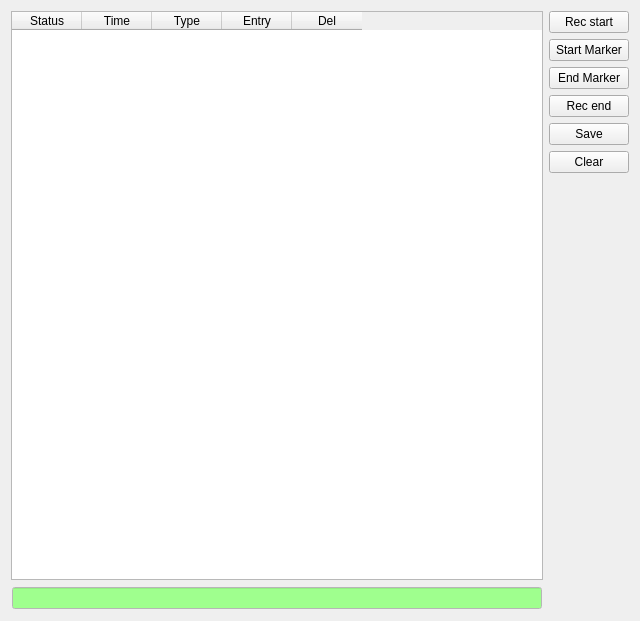
<?xml version="1.0" encoding="UTF-8"?>
<ui version="4.0">
 <class>LogWidgetBasic</class>
 <widget class="QWidget" name="LogWidgetBasic">
  <property name="geometry">
   <rect>
    <x>0</x>
    <y>0</y>
    <width>640</width>
    <height>621</height>
   </rect>
  </property>
  <property name="windowTitle">
   <string>Form</string>
  </property>
  <layout class="QHBoxLayout" name="horizontalLayout_2" stretch="1,0">
   <item>
    <layout class="QVBoxLayout" name="logVLayout">
     <item>
      <widget class="QTableWidget" name="log">
       <property name="sortingEnabled">
        <bool>false</bool>
       </property>
       <attribute name="horizontalHeaderCascadingSectionResizes">
        <bool>true</bool>
       </attribute>
       <attribute name="horizontalHeaderDefaultSectionSize">
        <number>70</number>
       </attribute>
       <attribute name="horizontalHeaderMinimumSectionSize">
        <number>40</number>
       </attribute>
       <attribute name="horizontalHeaderShowSortIndicator" stdset="0">
        <bool>false</bool>
       </attribute>
       <attribute name="horizontalHeaderStretchLastSection">
        <bool>false</bool>
       </attribute>
       <attribute name="verticalHeaderVisible">
        <bool>false</bool>
       </attribute>
       <attribute name="verticalHeaderStretchLastSection">
        <bool>false</bool>
       </attribute>
       <attribute name="verticalHeaderVisible">
        <bool>false</bool>
       </attribute>
       <attribute name="horizontalHeaderShowSortIndicator" stdset="0">
        <bool>false</bool>
       </attribute>
       <attribute name="horizontalHeaderStretchLastSection">
        <bool>false</bool>
       </attribute>
       <attribute name="horizontalHeaderCascadingSectionResizes">
        <bool>true</bool>
       </attribute>
       <attribute name="horizontalHeaderMinimumSectionSize">
        <number>40</number>
       </attribute>
       <attribute name="verticalHeaderStretchLastSection">
        <bool>false</bool>
       </attribute>
       <attribute name="horizontalHeaderDefaultSectionSize">
        <number>70</number>
       </attribute>
       <column>
        <property name="text">
         <string>Status</string>
        </property>
       </column>
       <column>
        <property name="text">
         <string>Time</string>
        </property>
       </column>
       <column>
        <property name="text">
         <string>Type</string>
        </property>
       </column>
       <column>
        <property name="text">
         <string>Entry</string>
        </property>
       </column>
       <column>
        <property name="text">
         <string>Del</string>
        </property>
       </column>
      </widget>
     </item>
     <item>
      <layout class="QHBoxLayout" name="horizontalLayout">
       <property name="margin">
        <number>1</number>
       </property>
       <item>
        <widget class="QLineEdit" name="entryLine">
         <property name="palette">
          <palette>
           <active>
            <colorrole role="WindowText">
             <brush brushstyle="SolidPattern">
              <color alpha="255">
               <red>0</red>
               <green>0</green>
               <blue>0</blue>
              </color>
             </brush>
            </colorrole>
            <colorrole role="Button">
             <brush brushstyle="SolidPattern">
              <color alpha="255">
               <red>255</red>
               <green>255</green>
               <blue>255</blue>
              </color>
             </brush>
            </colorrole>
            <colorrole role="Light">
             <brush brushstyle="SolidPattern">
              <color alpha="255">
               <red>255</red>
               <green>255</green>
               <blue>255</blue>
              </color>
             </brush>
            </colorrole>
            <colorrole role="Midlight">
             <brush brushstyle="SolidPattern">
              <color alpha="255">
               <red>255</red>
               <green>255</green>
               <blue>255</blue>
              </color>
             </brush>
            </colorrole>
            <colorrole role="Dark">
             <brush brushstyle="SolidPattern">
              <color alpha="255">
               <red>127</red>
               <green>127</green>
               <blue>127</blue>
              </color>
             </brush>
            </colorrole>
            <colorrole role="Mid">
             <brush brushstyle="SolidPattern">
              <color alpha="255">
               <red>170</red>
               <green>170</green>
               <blue>170</blue>
              </color>
             </brush>
            </colorrole>
            <colorrole role="Text">
             <brush brushstyle="SolidPattern">
              <color alpha="255">
               <red>0</red>
               <green>0</green>
               <blue>0</blue>
              </color>
             </brush>
            </colorrole>
            <colorrole role="BrightText">
             <brush brushstyle="SolidPattern">
              <color alpha="255">
               <red>255</red>
               <green>255</green>
               <blue>255</blue>
              </color>
             </brush>
            </colorrole>
            <colorrole role="ButtonText">
             <brush brushstyle="SolidPattern">
              <color alpha="255">
               <red>0</red>
               <green>0</green>
               <blue>0</blue>
              </color>
             </brush>
            </colorrole>
            <colorrole role="Base">
             <brush brushstyle="SolidPattern">
              <color alpha="255">
               <red>159</red>
               <green>255</green>
               <blue>142</blue>
              </color>
             </brush>
            </colorrole>
            <colorrole role="Window">
             <brush brushstyle="SolidPattern">
              <color alpha="255">
               <red>255</red>
               <green>255</green>
               <blue>255</blue>
              </color>
             </brush>
            </colorrole>
            <colorrole role="Shadow">
             <brush brushstyle="SolidPattern">
              <color alpha="255">
               <red>0</red>
               <green>0</green>
               <blue>0</blue>
              </color>
             </brush>
            </colorrole>
            <colorrole role="AlternateBase">
             <brush brushstyle="SolidPattern">
              <color alpha="255">
               <red>255</red>
               <green>255</green>
               <blue>255</blue>
              </color>
             </brush>
            </colorrole>
            <colorrole role="ToolTipBase">
             <brush brushstyle="SolidPattern">
              <color alpha="255">
               <red>255</red>
               <green>255</green>
               <blue>220</blue>
              </color>
             </brush>
            </colorrole>
            <colorrole role="ToolTipText">
             <brush brushstyle="SolidPattern">
              <color alpha="255">
               <red>0</red>
               <green>0</green>
               <blue>0</blue>
              </color>
             </brush>
            </colorrole>
           </active>
           <inactive>
            <colorrole role="WindowText">
             <brush brushstyle="SolidPattern">
              <color alpha="255">
               <red>0</red>
               <green>0</green>
               <blue>0</blue>
              </color>
             </brush>
            </colorrole>
            <colorrole role="Button">
             <brush brushstyle="SolidPattern">
              <color alpha="255">
               <red>255</red>
               <green>255</green>
               <blue>255</blue>
              </color>
             </brush>
            </colorrole>
            <colorrole role="Light">
             <brush brushstyle="SolidPattern">
              <color alpha="255">
               <red>255</red>
               <green>255</green>
               <blue>255</blue>
              </color>
             </brush>
            </colorrole>
            <colorrole role="Midlight">
             <brush brushstyle="SolidPattern">
              <color alpha="255">
               <red>255</red>
               <green>255</green>
               <blue>255</blue>
              </color>
             </brush>
            </colorrole>
            <colorrole role="Dark">
             <brush brushstyle="SolidPattern">
              <color alpha="255">
               <red>127</red>
               <green>127</green>
               <blue>127</blue>
              </color>
             </brush>
            </colorrole>
            <colorrole role="Mid">
             <brush brushstyle="SolidPattern">
              <color alpha="255">
               <red>170</red>
               <green>170</green>
               <blue>170</blue>
              </color>
             </brush>
            </colorrole>
            <colorrole role="Text">
             <brush brushstyle="SolidPattern">
              <color alpha="255">
               <red>0</red>
               <green>0</green>
               <blue>0</blue>
              </color>
             </brush>
            </colorrole>
            <colorrole role="BrightText">
             <brush brushstyle="SolidPattern">
              <color alpha="255">
               <red>255</red>
               <green>255</green>
               <blue>255</blue>
              </color>
             </brush>
            </colorrole>
            <colorrole role="ButtonText">
             <brush brushstyle="SolidPattern">
              <color alpha="255">
               <red>0</red>
               <green>0</green>
               <blue>0</blue>
              </color>
             </brush>
            </colorrole>
            <colorrole role="Base">
             <brush brushstyle="SolidPattern">
              <color alpha="255">
               <red>159</red>
               <green>255</green>
               <blue>142</blue>
              </color>
             </brush>
            </colorrole>
            <colorrole role="Window">
             <brush brushstyle="SolidPattern">
              <color alpha="255">
               <red>255</red>
               <green>255</green>
               <blue>255</blue>
              </color>
             </brush>
            </colorrole>
            <colorrole role="Shadow">
             <brush brushstyle="SolidPattern">
              <color alpha="255">
               <red>0</red>
               <green>0</green>
               <blue>0</blue>
              </color>
             </brush>
            </colorrole>
            <colorrole role="AlternateBase">
             <brush brushstyle="SolidPattern">
              <color alpha="255">
               <red>255</red>
               <green>255</green>
               <blue>255</blue>
              </color>
             </brush>
            </colorrole>
            <colorrole role="ToolTipBase">
             <brush brushstyle="SolidPattern">
              <color alpha="255">
               <red>255</red>
               <green>255</green>
               <blue>220</blue>
              </color>
             </brush>
            </colorrole>
            <colorrole role="ToolTipText">
             <brush brushstyle="SolidPattern">
              <color alpha="255">
               <red>0</red>
               <green>0</green>
               <blue>0</blue>
              </color>
             </brush>
            </colorrole>
           </inactive>
           <disabled>
            <colorrole role="WindowText">
             <brush brushstyle="SolidPattern">
              <color alpha="255">
               <red>127</red>
               <green>127</green>
               <blue>127</blue>
              </color>
             </brush>
            </colorrole>
            <colorrole role="Button">
             <brush brushstyle="SolidPattern">
              <color alpha="255">
               <red>255</red>
               <green>255</green>
               <blue>255</blue>
              </color>
             </brush>
            </colorrole>
            <colorrole role="Light">
             <brush brushstyle="SolidPattern">
              <color alpha="255">
               <red>255</red>
               <green>255</green>
               <blue>255</blue>
              </color>
             </brush>
            </colorrole>
            <colorrole role="Midlight">
             <brush brushstyle="SolidPattern">
              <color alpha="255">
               <red>255</red>
               <green>255</green>
               <blue>255</blue>
              </color>
             </brush>
            </colorrole>
            <colorrole role="Dark">
             <brush brushstyle="SolidPattern">
              <color alpha="255">
               <red>127</red>
               <green>127</green>
               <blue>127</blue>
              </color>
             </brush>
            </colorrole>
            <colorrole role="Mid">
             <brush brushstyle="SolidPattern">
              <color alpha="255">
               <red>170</red>
               <green>170</green>
               <blue>170</blue>
              </color>
             </brush>
            </colorrole>
            <colorrole role="Text">
             <brush brushstyle="SolidPattern">
              <color alpha="255">
               <red>127</red>
               <green>127</green>
               <blue>127</blue>
              </color>
             </brush>
            </colorrole>
            <colorrole role="BrightText">
             <brush brushstyle="SolidPattern">
              <color alpha="255">
               <red>255</red>
               <green>255</green>
               <blue>255</blue>
              </color>
             </brush>
            </colorrole>
            <colorrole role="ButtonText">
             <brush brushstyle="SolidPattern">
              <color alpha="255">
               <red>127</red>
               <green>127</green>
               <blue>127</blue>
              </color>
             </brush>
            </colorrole>
            <colorrole role="Base">
             <brush brushstyle="SolidPattern">
              <color alpha="255">
               <red>255</red>
               <green>255</green>
               <blue>255</blue>
              </color>
             </brush>
            </colorrole>
            <colorrole role="Window">
             <brush brushstyle="SolidPattern">
              <color alpha="255">
               <red>255</red>
               <green>255</green>
               <blue>255</blue>
              </color>
             </brush>
            </colorrole>
            <colorrole role="Shadow">
             <brush brushstyle="SolidPattern">
              <color alpha="255">
               <red>0</red>
               <green>0</green>
               <blue>0</blue>
              </color>
             </brush>
            </colorrole>
            <colorrole role="AlternateBase">
             <brush brushstyle="SolidPattern">
              <color alpha="255">
               <red>255</red>
               <green>255</green>
               <blue>255</blue>
              </color>
             </brush>
            </colorrole>
            <colorrole role="ToolTipBase">
             <brush brushstyle="SolidPattern">
              <color alpha="255">
               <red>255</red>
               <green>255</green>
               <blue>220</blue>
              </color>
             </brush>
            </colorrole>
            <colorrole role="ToolTipText">
             <brush brushstyle="SolidPattern">
              <color alpha="255">
               <red>0</red>
               <green>0</green>
               <blue>0</blue>
              </color>
             </brush>
            </colorrole>
           </disabled>
          </palette>
         </property>
        </widget>
       </item>
      </layout>
     </item>
    </layout>
   </item>
   <item>
    <layout class="QVBoxLayout" name="buttonsVLayout">
     <property name="sizeConstraint">
      <enum>QLayout::SetMinimumSize</enum>
     </property>
     <item>
      <widget class="QPushButton" name="recStartButton">
       <property name="text">
        <string>Rec start</string>
       </property>
      </widget>
     </item>
     <item>
      <widget class="QPushButton" name="motionStartButton">
       <property name="text">
        <string>Start Marker</string>
       </property>
      </widget>
     </item>
     <item>
      <widget class="QPushButton" name="motionEndButton">
       <property name="text">
        <string>End Marker</string>
       </property>
      </widget>
     </item>
     <item>
      <widget class="QPushButton" name="recEndButton">
       <property name="text">
        <string>Rec end</string>
       </property>
      </widget>
     </item>
     <item>
      <widget class="QPushButton" name="saveButton">
       <property name="text">
        <string>Save</string>
       </property>
      </widget>
     </item>
     <item>
      <widget class="QPushButton" name="clearButton">
       <property name="text">
        <string>Clear</string>
       </property>
      </widget>
     </item>
     <item>
      <spacer name="verticalSpacer">
       <property name="orientation">
        <enum>Qt::Vertical</enum>
       </property>
       <property name="sizeHint" stdset="0">
        <size>
         <width>20</width>
         <height>40</height>
        </size>
       </property>
      </spacer>
     </item>
    </layout>
   </item>
  </layout>
 </widget>
 <resources/>
 <connections/>
</ui>
